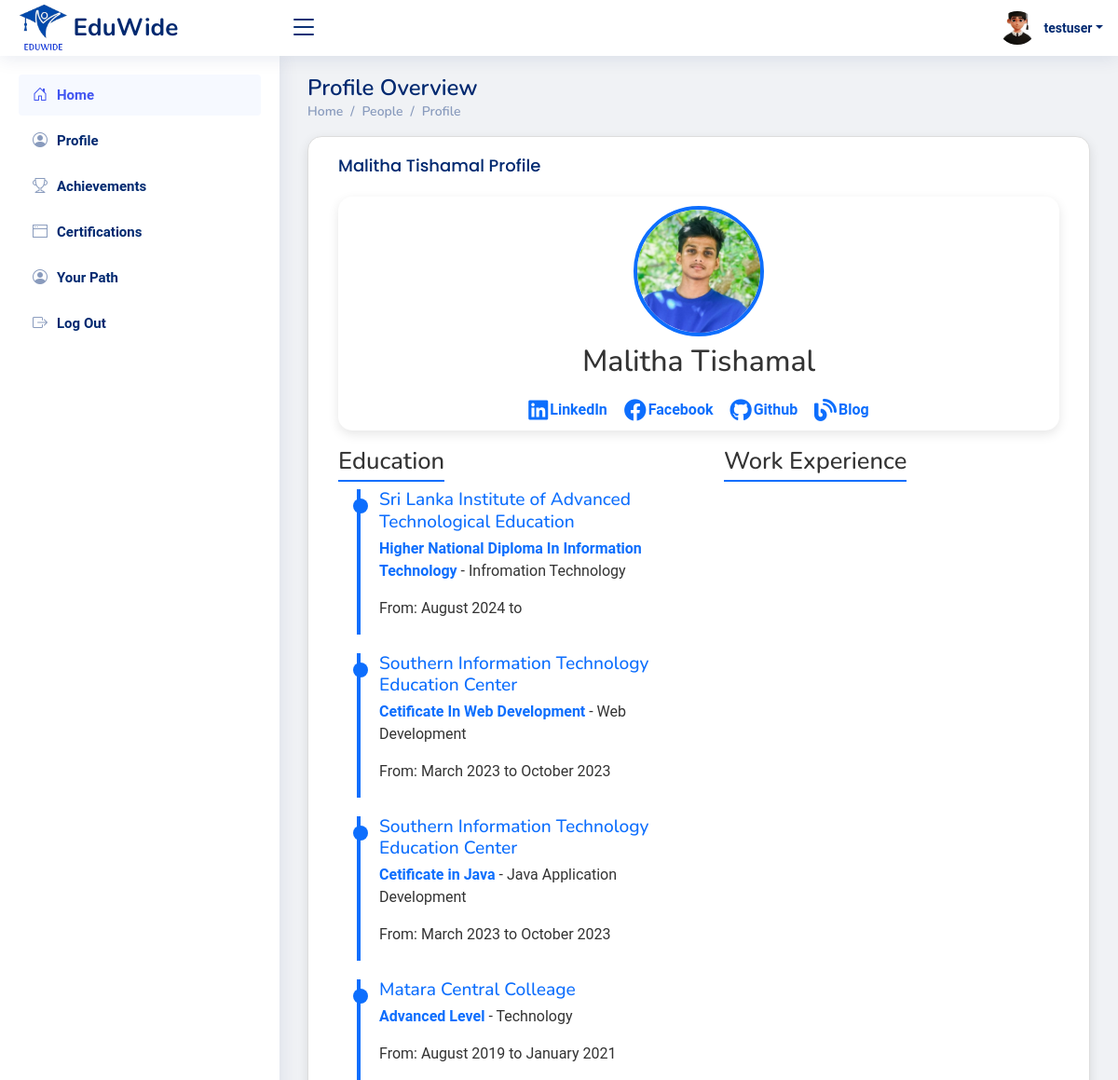
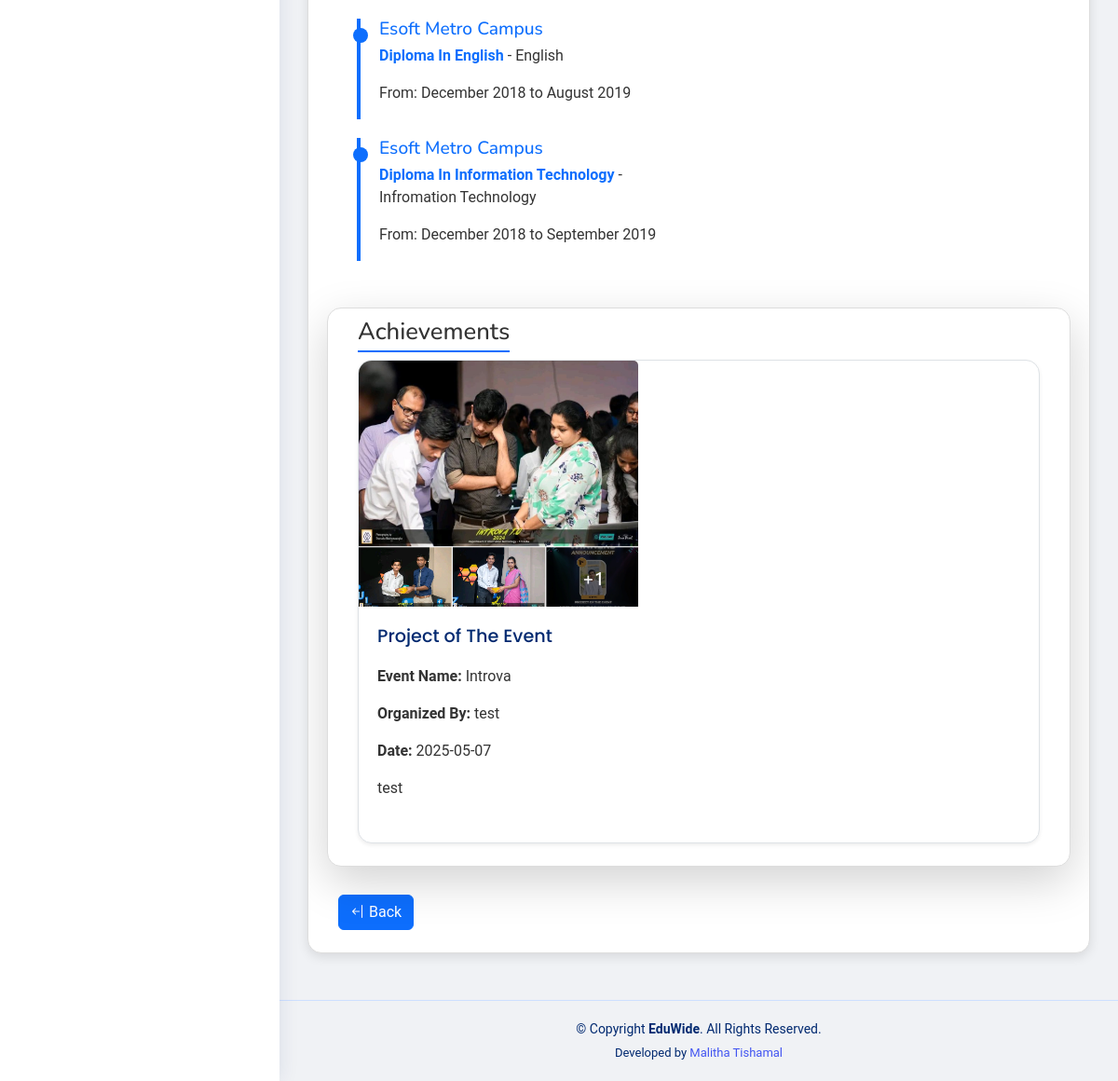
The page /oddstudents/profile.php?former_student_id=17 (signed in) on the database its author committed (2 pictures, top to bottom).
### tables this page shows
CREATE TABLE `former_students` (
  `id` int(11) NOT NULL,
  `username` varchar(255) NOT NULL,
  `reg_id` varchar(255) NOT NULL,
  `nic` varchar(20) NOT NULL,
  `email` varchar(255) NOT NULL,
  `profile_picture` varchar(255) DEFAULT 'uploads/profile_pictures/default.png',
  `mobile` varchar(15) NOT NULL,
  `study_year` int(11) NOT NULL,
  `nowstatus` enum('study','work','intern','free') NOT NULL,
  `facebook` varchar(200) NOT NULL,
  `github` varchar(200) NOT NULL,
  `blog` varchar(200) NOT NULL,
  `linkedin` varchar(200) NOT NULL,
  `password` varchar(255) NOT NULL,
  `status` varchar(20) NOT NULL DEFAULT 'approved',
  `created_at` timestamp NOT NULL DEFAULT current_timestamp(),
  `updated_at` timestamp NOT NULL DEFAULT current_timestamp() ON UPDATE current_timestamp(),
  `last_login` datetime DEFAULT NULL
);

CREATE TABLE `education` (
  `id` int(11) NOT NULL,
  `user_id` int(11) NOT NULL,
  `school` varchar(255) NOT NULL,
  `degree` varchar(255) DEFAULT NULL,
  `field_of_study` varchar(255) DEFAULT NULL,
  `start_month` varchar(20) DEFAULT NULL,
  `start_year` int(11) DEFAULT NULL,
  `end_month` varchar(20) DEFAULT NULL,
  `end_year` int(11) DEFAULT NULL,
  `grade` varchar(50) DEFAULT NULL,
  `activities` varchar(255) DEFAULT NULL,
  `description` text DEFAULT NULL
);

CREATE TABLE `former_students_achievements` (
  `id` int(11) NOT NULL,
  `former_student_id` int(11) NOT NULL,
  `event_title` varchar(255) NOT NULL,
  `event_description` text NOT NULL,
  `image_path` varchar(255) NOT NULL,
  `created_at` timestamp NOT NULL DEFAULT current_timestamp(),
  `event_name` varchar(255) NOT NULL,
  `organized_by` varchar(255) NOT NULL,
  `event_date` date NOT NULL
);

### oddstudents/profile.php (the view, shortened to what this page needs)
<?php
require_once '../includes/db-conn.php';
$user_id = $_SESSION['former_student_id'];
$sql = "SELECT * FROM former_students WHERE id = ?";
$stmt = $conn->prepare($sql);
$stmt->bind_param("i", $user_id);
$stmt->execute();
$result = $stmt->get_result();
$user = $result->fetch_assoc();
$student_id = intval($_GET['former_student_id']);
$sql = "SELECT * FROM former_students WHERE id = ?";
$stmt = $conn->prepare($sql);
$stmt->bind_param("i", $student_id);
$stmt->execute();
$result = $stmt->get_result();
$student = $result->fetch_assoc();
$edu_sql = "SELECT * FROM education WHERE user_id = ? ORDER BY id DESC";
$stmt = $conn->prepare($edu_sql);
$stmt->bind_param("i", $student_id);
$stmt->execute();
$education = $stmt->get_result()->fetch_all(MYSQLI_ASSOC);
$achievements_sql = "SELECT * FROM former_students_achievements WHERE former_student_id = ? ORDER BY event_date DESC";
$stmt = $conn->prepare($achievements_sql);
$stmt->bind_param("i", $student_id);
$stmt->execute();
$achievements = $stmt->get_result()->fetch_all(MYSQLI_ASSOC);
?>
<!DOCTYPE html>
<html lang="en">
<head>
    <?php include_once("../includes/css-links-inc.php"); ?>
    <link rel="stylesheet" href="https://cdnjs.cloudflare.com/ajax/libs/font-awesome/6.0.0-beta3/css/all.min.css">
</head>
<body>
    <?php include_once("../includes/header.php") ?>
    <?php include_once("../includes/formers-sidebar.php") ?>
    <main id="main" class="main">
        <div class="pagetitle">
            <h1>Profile Overview</h1>
            <nav>
                <ol class="breadcrumb">
                    <li class="breadcrumb-item"><a href="">Home</a></li>
                    <li class="breadcrumb-item"><a href="">People</a></li>
                    <li class="breadcrumb-item"><a href="">Profile</a></li>
                </ol>
            </nav>
        </div>
        <section class="section">
            <div class="row">
                <div class="col-lg-12">
                    <div class="card">
                        <div class="card-body">
                            <div class="container">
                                <h3 class="card-title"><?= htmlspecialchars($student['username']) ?> Profile</h3>
                                <div class="profile-header">
                                    <img src="<?= htmlspecialchars($student['profile_picture']) ?>" alt="Profile Picture">
                                    <h2 class="mt-2"><?= htmlspecialchars($student['username']) ?></h2>
                                    <div class="social-media-links">
                                        <?php if (!empty($student['linkedin'])): ?>
                                           <a href="<?= htmlspecialchars($student['linkedin']) ?>" target="_blank" class="fab fa-linkedin"></a>
                                        <?php endif; ?><span class="text-primary "><b> LinkedIn &nbsp;&nbsp;&nbsp;</b></span>
                                        <?php if (!empty($student['facebook'])): ?>
                                            <a href="<?= htmlspecialchars($student['facebook'])?>" target="_blank" class="fab fa-facebook"></a>
                                        <?php endif; ?><span class="text-primary "><b>Facebook &nbsp;&nbsp;&nbsp;</b></span>
                                        <?php if (!empty($student['github'])): ?>
                                            <a href="<?= htmlspecialchars($student['github']) ?>" target="_blank" class="fab fa-github"></a>
                                        <?php endif; ?><span class="text-primary "><b>Github &nbsp;&nbsp;&nbsp;</b></span>
                                        <?php if (!empty($student['blog'])): ?>
                                            <a href="<?= htmlspecialchars($student['blog']) ?>" target="_blank" class="fas fa-blog"></a>
                                        <?php endif; ?><span class="text-primary "><b>Blog </b></span>
                                    </div>
                                </div>
                                <div class="row">
                                    <div class="col-md-6">
                                        <h4 class="section-title">Education</h4>
                                        <ul class="timeline">
                                            <?php foreach ($education as $edu): ?>
                                                <li class="timeline-item">
                                                    <div>
                                                        <h5><?= htmlspecialchars($edu['school']) ?></h5>
                                                        <p><span><?= htmlspecialchars($edu['degree']) ?></span> - <?= htmlspecialchars($edu['field_of_study']) ?></p>
                                                        <p>From: <?= htmlspecialchars($edu['start_month']) ?> <?= htmlspecialchars($edu['start_year']) ?> to <?= htmlspecialchars($edu['end_month']) ?> <?= htmlspecialchars($edu['end_year']) ?></p>
                                                    </div>
                                                </li>
                                            <?php endforeach; ?>
                                        </ul>
                                    </div>
                                    <div class="col-md-6">
                                        <h4 class="section-title">Work Experience</h4>
                                    </div>
                                        <?php if (!empty($achievements)): ?>
                                        <div class="card shadow-lg">
                                            <div class="card-body">
                                                <h4 class="section-title">Achievements</h4>
                                                <div class="row">
                                                    <?php foreach ($achievements as $ach): ?>
                                                        <div class="col-md-6 col-lg-4 mb-4">
                                                            <div class="card h-100 border shadow-sm">
                                                                <?php if (!empty($ach['image_path']) && file_exists('' . $ach['image_path'])): ?>
                                                                    <img src="<?= htmlspecialchars($ach['image_path']) ?>" class="card-img-top" alt="Achievement Image" style="width: 300px; object-fit: cover;">
                                                                <?php endif; ?>
                                                                <div class="card-body">
                                                                    <h5 class="card-title"><?= htmlspecialchars($ach['event_title']) ?></h5>
                                                                    <p><strong>Event Name:</strong> <?= htmlspecialchars($ach['event_name']) ?></p>
                                                                    <p><strong>Organized By:</strong> <?= htmlspecialchars($ach['organized_by']) ?></p>
                                                                    <p><strong>Date:</strong> <?= htmlspecialchars($ach['event_date']) ?></p>
                                                                    <p><?= nl2br(htmlspecialchars($ach['event_description'])) ?></p>
                                                                </div>
                                                            </div>
                                                        </div>
                                                    <?php endforeach; ?>
                                                </div>
                                            </div>
                                        </div>
                                        <?php endif; ?>
                                </div>
                                <a href="index.php" class="btn btn-primary mb-4"><i class="bi bi-arrow-bar-left"></i> Back </a>
                            </div>
                        </div>
                    </div>
                </div>
            </div>
        </section>
    </main>
    <?php include_once("../includes/footer.php") ?>
</body>
</html>

### includes/header.php (shortened to what this page needs)
<header id="header" class="header fixed-top d-flex align-items-center">
    <div class="d-flex align-items-center justify-content-between">
        <a href="" class="logo d-flex align-items-center">
            <img src="<?php echo $base_url; ?>assets/images/logos/eduwide-logo.png" alt="">
            <span class="d-none d-lg-block">EduWide</span>
        </a>
        <i class="bi bi-list toggle-sidebar-btn"></i>
    </div>
    <nav class="header-nav ms-auto">
        <ul class="d-flex align-items-center">
            <?php
                $profilePic = isset($user['profile_picture']) && $user['profile_picture'] ? $user['profile_picture'] : 'default.png';
            ?>
            <li class="nav-item dropdown pe-3">
                <a class="nav-link nav-profile d-flex align-items-center pe-0" href="#" data-bs-toggle="dropdown">
                   <img id="profilePicture" src="<?php echo $profilePic; ?>" alt="Profile Picture" class="rounded-circle" style="width: 40px !important; height: 40px !important; object-fit: cover;">
                    <span class="d-none d-md-block dropdown-toggle ps-2"><?php echo htmlspecialchars($user['username']); ?></span>
                </a>
            </li>
        </ul>
    </nav>
</header>

### assets/css/style.css (style rules this page uses)
:root { scroll-behavior: smooth; }
body { font-family: "Open Sans", sans-serif; background: #f6f9ff; color: #444444; }
a { color: #4154f1; text-decoration: none; }
h1, h2, h3, h4, h5, h6 { font-family: "Nunito", sans-serif; }
#main { margin-top: 60px; padding: 20px 30px; transition: all 0.3s; }
.pagetitle { margin-bottom: 10px; }
.pagetitle h1 { font-size: 24px; margin-bottom: 0; font-weight: 600; color: #012970; }
.card { margin-bottom: 30px; border: none; border-radius: 5px; box-shadow: 0px 0 30px rgba(1, 41, 112, 0.1); }
.card-title { padding: 20px 0 15px 0; font-size: 18px; font-weight: 500; color: #012970; font-family: "Poppins", sans-serif; }
.card-body { padding: 0 20px 20px 20px; }
.breadcrumb { font-size: 14px; font-family: "Nunito", sans-serif; color: #899bbd; font-weight: 600; }
.breadcrumb a { color: #899bbd; transition: 0.3s; }
.breadcrumb .breadcrumb-item::before { color: #899bbd; }
.logo { line-height: 1; }
@media (min-width: 1200px) { .logo { width: 280px; } }
.logo img { max-height: 50px; margin-right: 6px; }
.logo span { font-size: 26px; font-weight: 700; color: #012970; font-family: "Nunito", sans-serif; }
.header { transition: all 0.5s; z-index: 997; height: 60px; box-shadow: 0px 2px 20px rgba(1, 41, 112, 0.1); background-color: #fff; padding-left: 20px; }
.header .toggle-sidebar-btn { font-size: 32px; padding-left: 10px; cursor: pointer; color: #012970; }
.header-nav ul { list-style: none; }
.header-nav>ul { margin: 0; padding: 0; }
.header-nav .nav-profile { color: #012970; }
.header-nav .nav-profile img { max-height: 36px; }
.header-nav .nav-profile span { font-size: 14px; font-weight: 600; }
@media (min-width: 1200px) { #main, #footer { margin-left: 300px; } }

### oddstudents/profile.php (style rules this page uses)
body { background-color: #f0f2f5; font-family: 'Roboto', sans-serif; }
.container { max-width: 1200px; margin: 0 auto; }
.profile-header { text-align: center; background-color: #ffffff; border-radius: 15px; padding: 10px; box-shadow: 0 4px 12px rgba(0, 0, 0, 0.1); margin-bottom: 8px; }
.profile-header img { border-radius: 50%; width: 140px; height: 140px; object-fit: cover; border: 4px solid #0d6efd; }
.profile-header h2 { margin-top: 15px; font-size: 2rem; color: #333; }
.section-title { margin-top: 10px; font-size: 1.6rem; font-weight: 500; color: #333; border-bottom: 2px solid #0d6efd; display: inline-block; padding-bottom: 5px; }
.card { margin-bottom: 30px; border-radius: 15px; border: 1px solid #ddd; box-shadow: 0 4px 12px rgba(0, 0, 0, 0.1); overflow: hidden; background-color: #ffffff; }
.card-body { padding: 0px 20px 0px 20px; }
.social-media-links { display: flex; justify-content: center; gap: 2px; margin-top: 20px; }
.social-media-links a { font-size: 1.5rem; color: #0d6efd; transition: color 0.3s; }
.row { display: flex; flex-wrap: wrap; gap: 30px; }
.col-md-6 { flex: 1; min-width: 300px; }
.col-md-6 ul { padding-left: 20px; }
.col-md-6 h5 { margin-bottom: 5px; font-size: 1.2rem; }
.col-md-6 p { font-size: 1rem; color: #333; }
.timeline { list-style-type: none; padding: 0; margin: 0; }
.timeline-item { display: flex; flex-direction: row; margin-bottom: 20px; border-left: 4px solid #0d6efd; padding-left: 20px; position: relative; }
.timeline-item::before { content: ''; position: absolute; left: -8px; top: 10px; width: 16px; height: 16px; background-color: #0d6efd; border-radius: 50%; }
.timeline-item h5 { font-size: 1.2rem; color: #0d6efd; margin-bottom: 5px; }
.timeline-item p { color: #555; font-size: 1rem; }
.timeline-item span { font-weight: bold; color: #0d6efd; }
.card .card-body p { font-size: 1rem; color: #333; }

### rows shown on the page
former_students: profile_picture (placeholder picture), username "testuser"
former_students: username "Malitha Tishamal", profile_picture (picture)
education: school "Sri Lanka Institute of Advanced Technological Education", degree "Higher National Diploma In Information Technology", field_of_study "Infromation Technology", start_month "August", start_year "2024"
education: school "Southern Information Technology Education Center", degree "Cetificate In Web Development", field_of_study "Web Development", start_month "March", start_year "2023", end_month "October", end_year "2023"
education: school "Southern Information Technology Education Center", degree "Cetificate in Java", field_of_study "Java Application Development", start_month "March", start_year "2023", end_month "October", end_year "2023"
education: school "Matara Central Colleage", degree "Advanced Level", field_of_study "Technology", start_month "August", start_year "2019", end_month "January", end_year "2021"
education: school "Esoft Metro Campus", degree "Diploma In English", field_of_study "English", start_month "December", start_year "2018", end_month "August", end_year "2019"
education: school "Esoft Metro Campus", degree "Diploma In Information Technology", field_of_study "Infromation Technology", start_month "December", start_year "2018", end_month "September", end_year "2019"
former_students_achievements: image_path (picture), event_title "Project of The Event", event_name "Introva", organized_by "test", event_date "2025-05-07", event_description "test"
